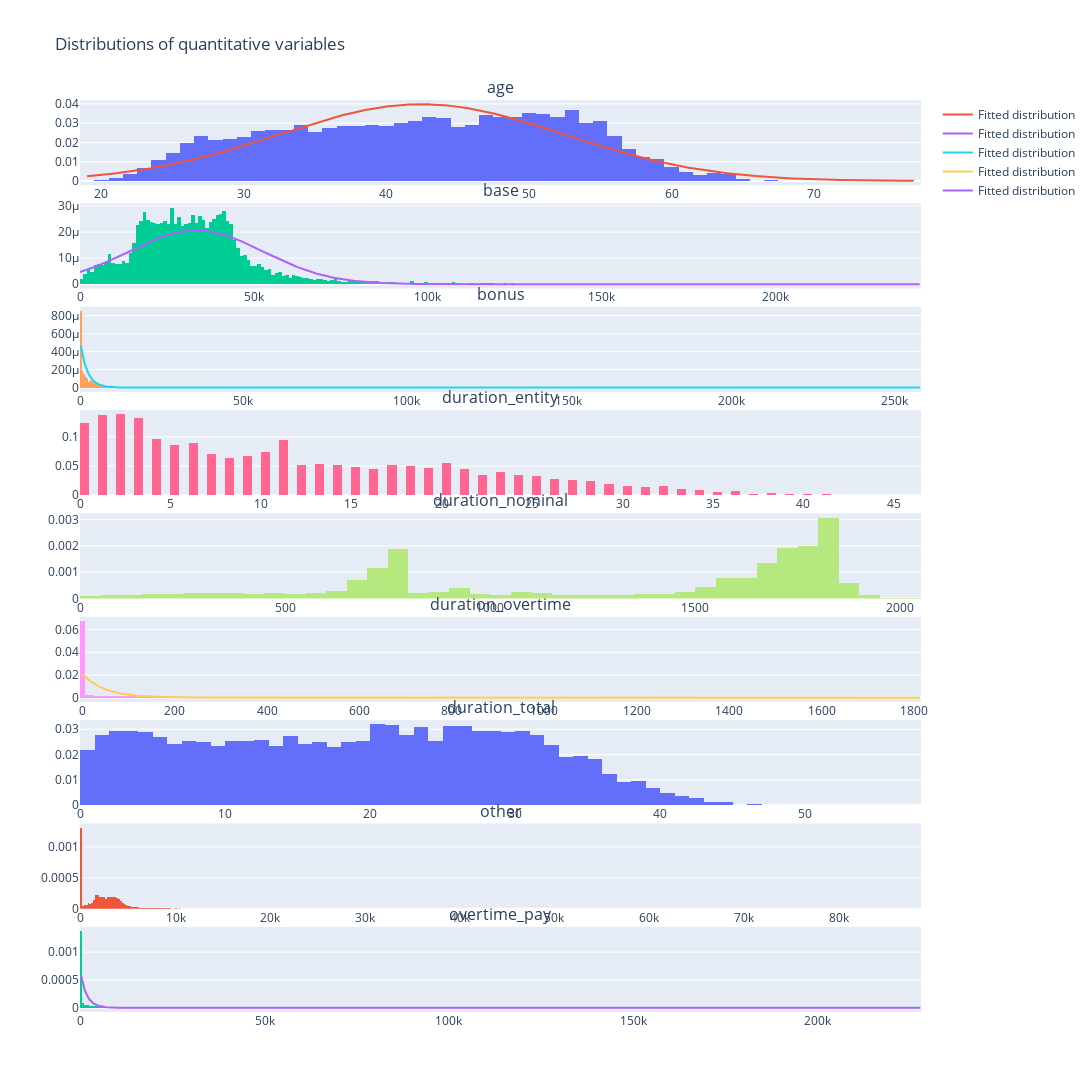

Source (notebook cell):
### Markdown cell above
We can learn some things about our dataset from these. First of all, we see the vast majority of the data is gathered from the public sector, with most of the observations being in Education. The majority of the observations also come from women. We also see that a lot of observations have a higher education (around 65%), which is larger than on average. For the quantitive variables we can see the means and variances, but we will learn more about them by looking at their plots.

### Code cell
num_vars = len(quantitative_vars)
fig = make_subplots(rows=num_vars, cols=1, subplot_titles=quantitative_vars, vertical_spacing=0.02)

distributions_to_fit = {
    'age': stats.norm,
    'base': stats.norm,
    'bonus': stats.expon,
    'duration_overtime': stats.expon,
    'overtime_pay': stats.expon,
}

for i, var in enumerate(quantitative_vars):
    data = df[var]

    # Add a normalized histogram
    fig.add_trace(go.Histogram(x=data, histnorm='probability density', name=var, showlegend=False), row=i + 1, col=1)

    # Fit a distribution from the dictionary
    if var in distributions_to_fit:
        dist = distributions_to_fit[var]
    else:
        continue
    args = dist.fit(data.to_numpy())
    print(f"Fitted parameters for {var}: {args}")
    # Plot the fitted distribution
    x = np.linspace(data.min(), data.max(), 1000)
    p = dist.pdf(x, *args)
    fig.add_trace(go.Scatter(x=x, y=p, mode='lines', name='Fitted distribution'), row=i + 1, col=1)

fig.update_layout(
    title='Distributions of quantitative variables',
    showlegend=True,
    width=1400,
    height=400 * len(quantitative_vars),
)
fig.show()

### Figure 1 — Plotly figure (JSON) as saved in the notebook; plotly's stock layout.template omitted (floating-point values rounded to 4 significant figures; data arrays with more than 128 entries replaced by an {"elided": "..."} marker saying what was removed)
{"data": [{"histnorm": "probability density", "name": "age", "showlegend": false, "type": "histogram", "x": {"elided": "11000 int values"}, "xaxis": "x", "yaxis": "y"}, {"mode": "lines", "name": "Fitted distribution", "type": "scatter", "x": {"elided": "1000 float values"}, "xaxis": "x", "y": {"elided": "1000 float values"}, "yaxis": "y"}, {"histnorm": "probability density", "name": "base", "showlegend": false, "type": "histogram", "x": {"elided": "11000 float values"}, "xaxis": "x2", "yaxis": "y2"}, {"mode": "lines", "name": "Fitted distribution", "type": "scatter", "x": {"elided": "1000 float values"}, "xaxis": "x2", "y": {"elided": "1000 float values"}, "yaxis": "y2"}, {"histnorm": "probability density", "name": "bonus", "showlegend": false, "type": "histogram", "x": {"elided": "11000 float values"}, "xaxis": "x3", "yaxis": "y3"}, {"mode": "lines", "name": "Fitted distribution", "type": "scatter", "x": {"elided": "1000 float values"}, "xaxis": "x3", "y": {"elided": "1000 float values"}, "yaxis": "y3"}, {"histnorm": "probability density", "name": "duration_entity", "showlegend": false, "type": "histogram", "x": {"elided": "11000 float values"}, "xaxis": "x4", "yaxis": "y4"}, {"histnorm": "probability density", "name": "duration_nominal", "showlegend": false, "type": "histogram", "x": {"elided": "11000 float values"}, "xaxis": "x5", "yaxis": "y5"}, {"histnorm": "probability density", "name": "duration_overtime", "showlegend": false, "type": "histogram", "x": {"elided": "11000 float values"}, "xaxis": "x6", "yaxis": "y6"}, {"mode": "lines", "name": "Fitted distribution", "type": "scatter", "x": {"elided": "1000 float values"}, "xaxis": "x6", "y": {"elided": "1000 float values"}, "yaxis": "y6"}, {"histnorm": "probability density", "name": "duration_total", "showlegend": false, "type": "histogram", "x": {"elided": "11000 float values"}, "xaxis": "x7", "yaxis": "y7"}, {"histnorm": "probability density", "name": "other", "showlegend": false, "type": "histogram", "x": {"elided": "11000 float values"}, "xaxis": "x8", "yaxis": "y8"}, {"histnorm": "probability density", "name": "overtime_pay", "showlegend": false, "type": "histogram", "x": {"elided": "11000 float values"}, "xaxis": "x9", "yaxis": "y9"}, {"mode": "lines", "name": "Fitted distribution", "type": "scatter", "x": {"elided": "1000 float values"}, "xaxis": "x9", "y": {"elided": "1000 float values"}, "yaxis": "y9"}], "layout": {"annotations": [{"font": {"size": 16}, "showarrow": false, "text": "age", "x": 0.5, "xanchor": "center", "xref": "paper", "y": 1, "yanchor": "bottom", "yref": "paper"}, {"font": {"size": 16}, "showarrow": false, "text": "base", "x": 0.5, "xanchor": "center", "xref": "paper", "y": 0.8867, "yanchor": "bottom", "yref": "paper"}, {"font": {"size": 16}, "showarrow": false, "text": "bonus", "x": 0.5, "xanchor": "center", "xref": "paper", "y": 0.7733, "yanchor": "bottom", "yref": "paper"}, {"font": {"size": 16}, "showarrow": false, "text": "duration_entity", "x": 0.5, "xanchor": "center", "xref": "paper", "y": 0.66, "yanchor": "bottom", "yref": "paper"}, {"font": {"size": 16}, "showarrow": false, "text": "duration_nominal", "x": 0.5, "xanchor": "center", "xref": "paper", "y": 0.5467, "yanchor": "bottom", "yref": "paper"}, {"font": {"size": 16}, "showarrow": false, "text": "duration_overtime", "x": 0.5, "xanchor": "center", "xref": "paper", "y": 0.4333, "yanchor": "bottom", "yref": "paper"}, {"font": {"size": 16}, "showarrow": false, "text": "duration_total", "x": 0.5, "xanchor": "center", "xref": "paper", "y": 0.32, "yanchor": "bottom", "yref": "paper"}, {"font": {"size": 16}, "showarrow": false, "text": "other", "x": 0.5, "xanchor": "center", "xref": "paper", "y": 0.2067, "yanchor": "bottom", "yref": "paper"}, {"font": {"size": 16}, "showarrow": false, "text": "overtime_pay", "x": 0.5, "xanchor": "center", "xref": "paper", "y": 0.09333, "yanchor": "bottom", "yref": "paper"}], "height": 3600, "showlegend": true, "title": {"text": "Distributions of quantitative variables"}, "width": 1400, "xaxis": {"anchor": "y", "domain": [0, 1]}, "xaxis2": {"anchor": "y2", "domain": [0, 1]}, "xaxis3": {"anchor": "y3", "domain": [0, 1]}, "xaxis4": {"anchor": "y4", "domain": [0, 1]}, "xaxis5": {"anchor": "y5", "domain": [0, 1]}, "xaxis6": {"anchor": "y6", "domain": [0, 1]}, "xaxis7": {"anchor": "y7", "domain": [0, 1]}, "xaxis8": {"anchor": "y8", "domain": [0, 1]}, "xaxis9": {"anchor": "y9", "domain": [0, 1]}, "yaxis": {"anchor": "x", "domain": [0.9067, 1]}, "yaxis2": {"anchor": "x2", "domain": [0.7933, 0.8867]}, "yaxis3": {"anchor": "x3", "domain": [0.68, 0.7733]}, "yaxis4": {"anchor": "x4", "domain": [0.5667, 0.66]}, "yaxis5": {"anchor": "x5", "domain": [0.4533, 0.5467]}, "yaxis6": {"anchor": "x6", "domain": [0.34, 0.4333]}, "yaxis7": {"anchor": "x7", "domain": [0.2267, 0.32]}, "yaxis8": {"anchor": "x8", "domain": [0.1133, 0.2067]}, "yaxis9": {"anchor": "x9", "domain": [0, 0.09333]}}}
